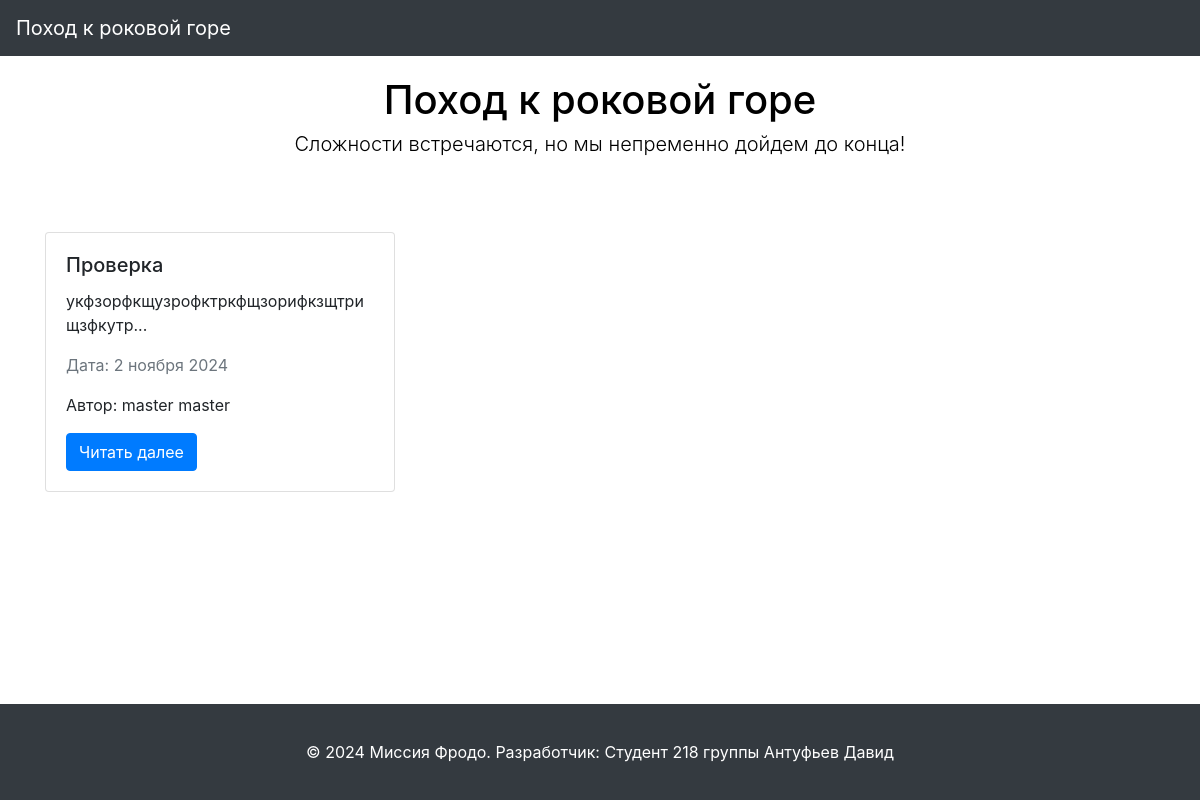
The page /index on the database as committed earlier.
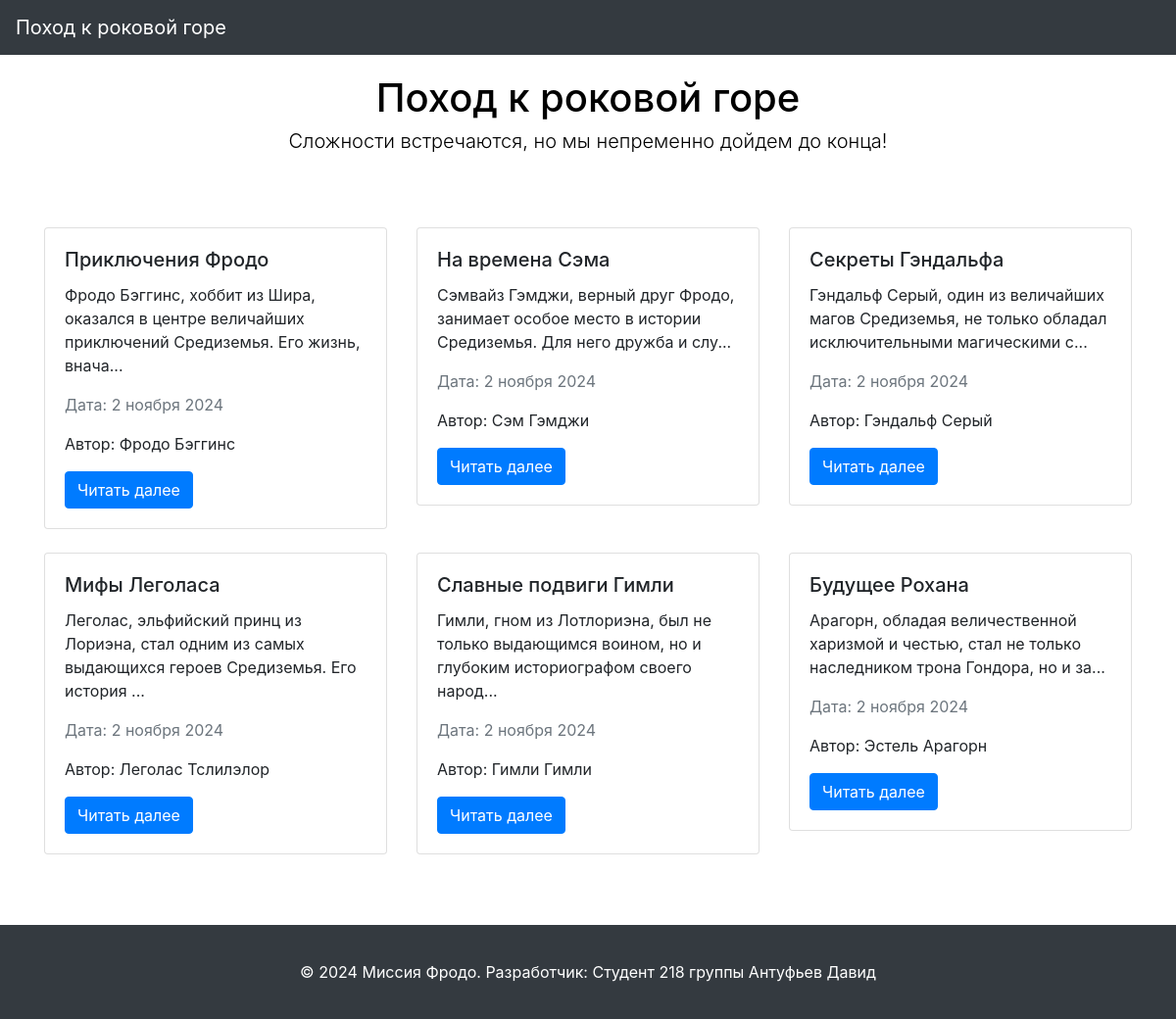
The same page on the database as committed later.
### database.py (models this page shows)
class News(db.Model):
    id = db.Column(db.Integer, primary_key=True)
    title = db.Column(db.String(50), unique=False, nullable=False)
    content = db.Column(db.String(2000), unique=False, nullable=False)
    date_of_create = db.Column(db.DateTime, default=datetime.utcnow)
    author_id = db.Column(db.Integer, db.ForeignKey('user.id'), nullable=False)

class User(db.Model):
    id = db.Column(db.Integer, primary_key=True)
    login_email = db.Column(db.String(100), unique=True, nullable=False)
    password = db.Column(db.String(200), nullable=False)
    surname = db.Column(db.String(100), nullable=False)
    name = db.Column(db.String(100), nullable=False)
    age = db.Column(db.Integer, nullable=False)
    speciality = db.Column(db.String(100), nullable=False)
    address = db.Column(db.String(200), nullable=False)

### main.py (the view)
@app.route('/')
@app.route('/index')
def index():
    news_items = News.query.order_by(News.date_of_create.desc()).all()
    news_with_authors = []
    for item in news_items:
        author = User.query.get(item.author_id)
        news_with_authors.append((item, author))
    title = request.args.get('title', 'Миссия')
    return render_template('index.html',
                           title=title,
                           mission_name='Поход к роковой горе',
                           mission_slogan='Сложности встречаются, но мы непременно дойдем до конца!',
                           news=news_with_authors)

### database.py (called while the page is built)
@app.context_processor
def inject_conf_vars():
    return dict(format_datetime=format_datetime)

### templates/index.html
{% extends 'base.html' %}
{% block content %}
<main class="container mt-5">
    <div class="row mt-4">
        {% for news_item, author in news %}
        <div class="col-md-4 mb-4">
            <div class="card news-card">
                <div class="card-body">
                    <h5 class="card-title">{{ news_item.title }}</h5>
                    <p class="card-text">{{ news_item.content[:100] }}...</p>
                    <p class="text-muted">Дата: {{ format_datetime(news_item.date_of_create, format='d MMMM yyyy') }}</p>
                    <p>Автор: {{ author.name }} {{ author.surname }}</p>
                    <a href="{{ url_for('news_detail', news_id=news_item.id) }}" class="btn btn-primary">Читать далее</a>
                </div>
            </div>
        </div>
        {% endfor %}
    </div>
</main>
{% endblock %}

### templates/base.html (shortened to what this page needs)
<!DOCTYPE html>
<html lang="ru">
<head>
    <link rel="stylesheet" href="https://stackpath.bootstrapcdn.com/bootstrap/4.5.2/css/bootstrap.min.css">
    <link rel="stylesheet" href="{{ url_for('static', filename='css/styles.css') }}">
</head>
<body>
    <nav class="navbar navbar-expand-lg navbar-light bg-dark">
        <a class="navbar-brand" href="#" style="color:white;">{{ mission_name }}</a>
    </nav>
    <header style="background-color:white; color:black;">
        <h1>{{ mission_name }}</h1>
        <h4 class="lead">{{ mission_slogan }}</h4>
    </header>
    <main class="flex-fill">
        {% block content %}
        {% endblock %}
    </main>
    <footer class="text-center text-lg-start mt-5 bg-dark">
        <div class="text-center p-3">
            <span>© 2024 Миссия Фродо. Разработчик: Студент 218 группы Антуфьев Давид</span>
        </div>
    </footer>
</body>
</html>

### static/css/styles.css (style rules this page uses)
header { padding: 20px; text-align: center; }
footer { text-align: center; padding: 1rem 0; }
html, body { height: 100%; margin: 0; display: flex; flex-direction: column; }
header { background-color: black; color: white; padding: 20px 0; }
footer { background-color: black; color: white; padding: 20px 0; }
main { flex: 1; }
.news-card { min-height: 250px; }

Rows that differ between the two databases and show on the page:
removed News: title "Проверка", content "укфзорфкщузрофктркфщзорифкзщтрищзфкутр", date_of_create "2 ноября 2024", name "master", surname "master"
added News: title "Приключения Фродо", content "Фродо Бэггинс, хоббит из Шира, оказался в центре величайших приключений Средиземья. Его жизнь, внача", date_of_create "2 ноября 2024", name "Фродо", surname "Бэггинс"
added News: title "На времена Сэма", content "Сэмвайз Гэмджи, верный друг Фродо, занимает особое место в истории Средиземья. Для него дружба и слу", date_of_create "2 ноября 2024", name "Сэм", surname "Гэмджи"
added News: title "Секреты Гэндальфа", content "Гэндальф Серый, один из величайших магов Средиземья, не только обладал исключительными магическими с", date_of_create "2 ноября 2024", name "Гэндальф", surname "Серый"
added News: title "Мифы Леголаса", content "Леголас, эльфийский принц из Лориэна, стал одним из самых выдающихся героев Средиземья. Его история", date_of_create "2 ноября 2024", name "Леголас", surname "Тслилэлор"
added News: title "Славные подвиги Гимли", content "Гимли, гном из Лотлориэна, был не только выдающимся воином, но и глубоким историографом своего народ", date_of_create "2 ноября 2024", name "Гимли", surname "Гимли"
added News: title "Будущее Рохана", content "Арагорн, обладая величественной харизмой и честью, стал не только наследником трона Гондора, но и за", date_of_create "2 ноября 2024", name "Эстель", surname "Арагорн"
